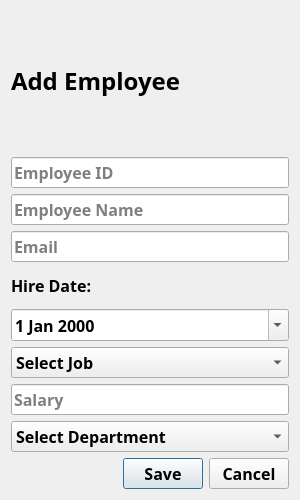
<?xml version="1.0" encoding="UTF-8"?>
<ui version="4.0">
 <class>Dialog</class>
 <widget class="QDialog" name="Dialog">
  <property name="geometry">
   <rect>
    <x>0</x>
    <y>0</y>
    <width>300</width>
    <height>500</height>
   </rect>
  </property>
  <property name="font">
   <font>
    <family>Segoe Print</family>
    <pointsize>12</pointsize>
    <weight>75</weight>
    <bold>true</bold>
   </font>
  </property>
  <property name="windowTitle">
   <string>Add Employee</string>
  </property>
  <layout class="QVBoxLayout" name="verticalLayout">
   <item>
    <widget class="QLabel" name="label">
     <property name="font">
      <font>
       <family>Segoe Print</family>
       <pointsize>18</pointsize>
       <weight>75</weight>
       <bold>true</bold>
      </font>
     </property>
     <property name="text">
      <string>Add Employee</string>
     </property>
    </widget>
   </item>
   <item>
    <widget class="QLineEdit" name="le_emp_id">
     <property name="placeholderText">
      <string>Employee ID</string>
     </property>
    </widget>
   </item>
   <item>
    <widget class="QLineEdit" name="le_emp_name">
     <property name="placeholderText">
      <string>Employee Name</string>
     </property>
    </widget>
   </item>
   <item>
    <widget class="QLineEdit" name="le_email">
     <property name="placeholderText">
      <string>Email</string>
     </property>
    </widget>
   </item>
   <item>
    <widget class="QLabel" name="label_2">
     <property name="maximumSize">
      <size>
       <width>16777215</width>
       <height>35</height>
      </size>
     </property>
     <property name="text">
      <string>Hire Date:</string>
     </property>
    </widget>
   </item>
   <item>
    <widget class="QDateEdit" name="de_hire_date">
     <property name="calendarPopup">
      <bool>true</bool>
     </property>
    </widget>
   </item>
   <item>
    <widget class="QComboBox" name="cb_jobs">
     <item>
      <property name="text">
       <string>Select Job</string>
      </property>
     </item>
    </widget>
   </item>
   <item>
    <widget class="QLineEdit" name="le_salary">
     <property name="placeholderText">
      <string>Salary</string>
     </property>
    </widget>
   </item>
   <item>
    <widget class="QComboBox" name="cb_depts">
     <item>
      <property name="text">
       <string>Select Department</string>
      </property>
     </item>
    </widget>
   </item>
   <item>
    <widget class="QDialogButtonBox" name="buttonBox">
     <property name="orientation">
      <enum>Qt::Horizontal</enum>
     </property>
     <property name="standardButtons">
      <set>QDialogButtonBox::Cancel|QDialogButtonBox::Save</set>
     </property>
    </widget>
   </item>
  </layout>
 </widget>
 <resources/>
 <connections>
  <connection>
   <sender>buttonBox</sender>
   <signal>accepted()</signal>
   <receiver>Dialog</receiver>
   <slot>accept()</slot>
   <hints>
    <hint type="sourcelabel">
     <x>248</x>
     <y>254</y>
    </hint>
    <hint type="destinationlabel">
     <x>157</x>
     <y>274</y>
    </hint>
   </hints>
  </connection>
  <connection>
   <sender>buttonBox</sender>
   <signal>rejected()</signal>
   <receiver>Dialog</receiver>
   <slot>reject()</slot>
   <hints>
    <hint type="sourcelabel">
     <x>316</x>
     <y>260</y>
    </hint>
    <hint type="destinationlabel">
     <x>286</x>
     <y>274</y>
    </hint>
   </hints>
  </connection>
 </connections>
</ui>
